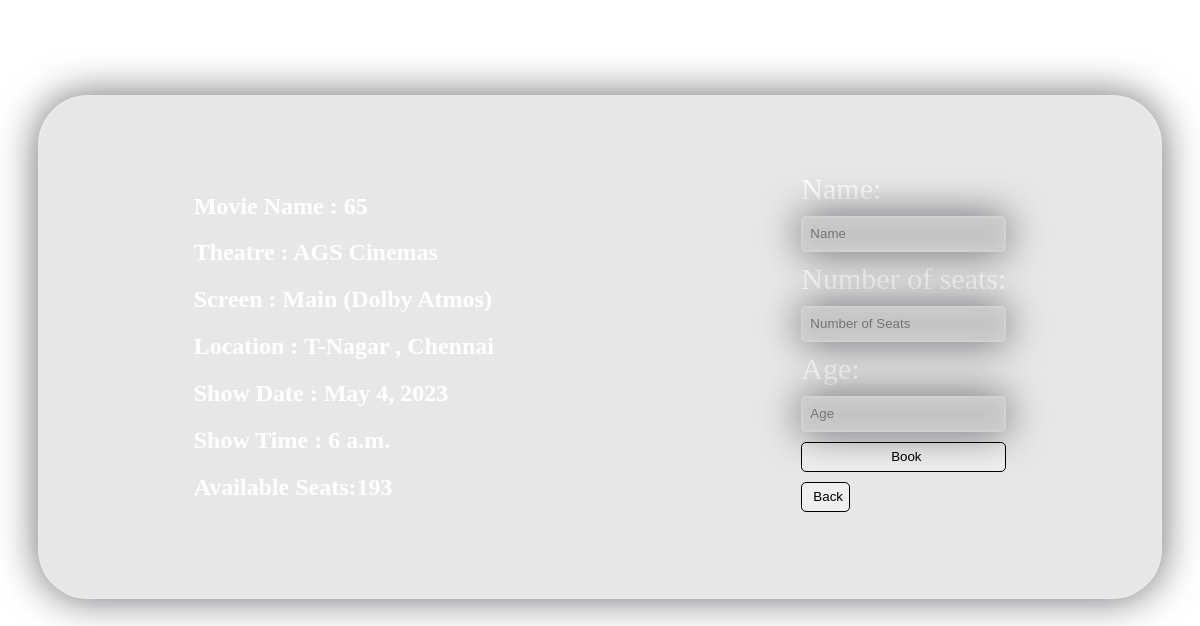
Screenshot of /book/3/ with the database file from the repository.
### tickets/models.py (models this page shows)
class shows(models.Model):
    screen = models.ForeignKey(screen,on_delete=models.CASCADE)
    movies = models.ForeignKey(movies , on_delete= models.CASCADE)
    show_time = models.TimeField()
    show_date = models.DateField()
    no_of_free_seats = models.IntegerField()
    price=models.IntegerField(default=150)

class movies(models.Model):
    movies=models.BigAutoField(primary_key=True)
    name=models.CharField(max_length=50)
    image=models.ImageField(upload_to='pics',default="default.png")
    date=models.DateField()
    duration=models.CharField(max_length=50)
    type=models.CharField(max_length=50)
    language=models.CharField(max_length=50)
    rating=models.CharField(max_length=50)
    cast=models.TextField(max_length=100)
    trailer=models.CharField(max_length=100)
    price=models.IntegerField(default=0)

class screen(models.Model):
    name=models.CharField(max_length=50,default='main')
    theatre = models.ForeignKey(theatre,on_delete=models.CASCADE)
    type = models.CharField(max_length=50)
    no_of_total_seats = models.IntegerField()

class theatre(models.Model):
    theatre = models.BigAutoField(primary_key=True)
    name=models.CharField(max_length=50)
    location=models.CharField(max_length=50)

### tickets/views.py (the view, shortened to what this page needs)
# urls.py: path("book/<int:id>/",views.book,name="book"),
def book(request,id):
    show=shows.objects.get(id=id)
    print(show.movies.name)
    return render(request,'book.html',{'show':show})

### templates/book.html (shortened to what this page needs)
<!DOCTYPE html>
<html lang="en">
<head>
</head>
<body style="background-image: url('https://i.ibb.co/Ctn0RD8/7080236-3551904.jpg'); background-repeat: no-repeat;
background-size:cover;
background-attachment: fixed;">
    <div class="main_container">
        <div class="details">
    <h2>Movie Name : {{show.movies.name}}</h2>
    <h2>Theatre : {{show.screen.theatre.name}}</h2>
    <h2 style="text-transform: capitalize;">Screen : {{show.screen.name}} ({{show.screen.type}})</h2>
    <h2>Location : {{show.screen.theatre.location}}</h2>
    <h2>Show Date : {{show.show_date}}</h2>
    <h2>Show Time : {{show.show_time}}</h2>
    <h2>Available Seats:{{show.no_of_free_seats}}</h2>
    </div>
    <div class="forms">
    <form action="" method="post" class="forms_forms">
        <label for="Name">Name:</label>
        <input type="text" placeholder="Name" name="Name" id="Name">
        <label for="NoOfSeats">Number of seats:</label>
        <input type="number" placeholder="Number of Seats" name="NoOfSeats" id="NoOfSeats">
        <label for="Age">Age:</label>
        <input type="number" placeholder="Age" id="Age" name="Age">
        <button type="submit">Book</button>
    </form>
    <a href="http://127.0.0.1:8000/prebooking/{{show.movies.movies}}/" ><button>Back</button></a>
    </div>
    </div>
</body>
</html>

### templates/book.html (style rules this page uses)
.main_container { background-color: rgba(134, 134, 134, 0.201); color: white; border-radius: 50px; height: 500px; margin: 30px; margin-top: 8%; display: flex; align-items: center; justify-content:space-around; flex-wrap: wrap; backdrop-filter: blur(10px); border: 2px solid rgba(255,255,255,0.1); box-shadow: 0 0 40px rgba(8,7,16,0.6); }
.forms_forms { font-size: 30px; display: flex; flex-direction: column; }
label { margin-bottom: 10px; color: white; }
input { color: rgb(252, 251, 252); margin-bottom: 10px; height: 30px; text-indent: 5px; border: 1px black; border-radius: 5px; border-style: solid; background-color: rgba(134, 134, 134, 0.201); backdrop-filter: blur(10px); border: 2px solid rgba(255,255,255,0.1); box-shadow: 0 0 40px rgba(8,7,16,0.6); }
button { margin-bottom: 10px; height: 30px; text-indent: 5px; border: 1px black; border-radius: 5px; border-style: solid; text-align: center; cursor: pointer; }

### rows the page displays
shows: movies.name "65", screen.theatre.name "AGS Cinemas", screen.name "Main", screen.type "Dolby Atmos", screen.theatre.location "T-Nagar , Chennai", show_date "May 4, 2023", show_time "6 a.m.", no_of_free_seats "193"
